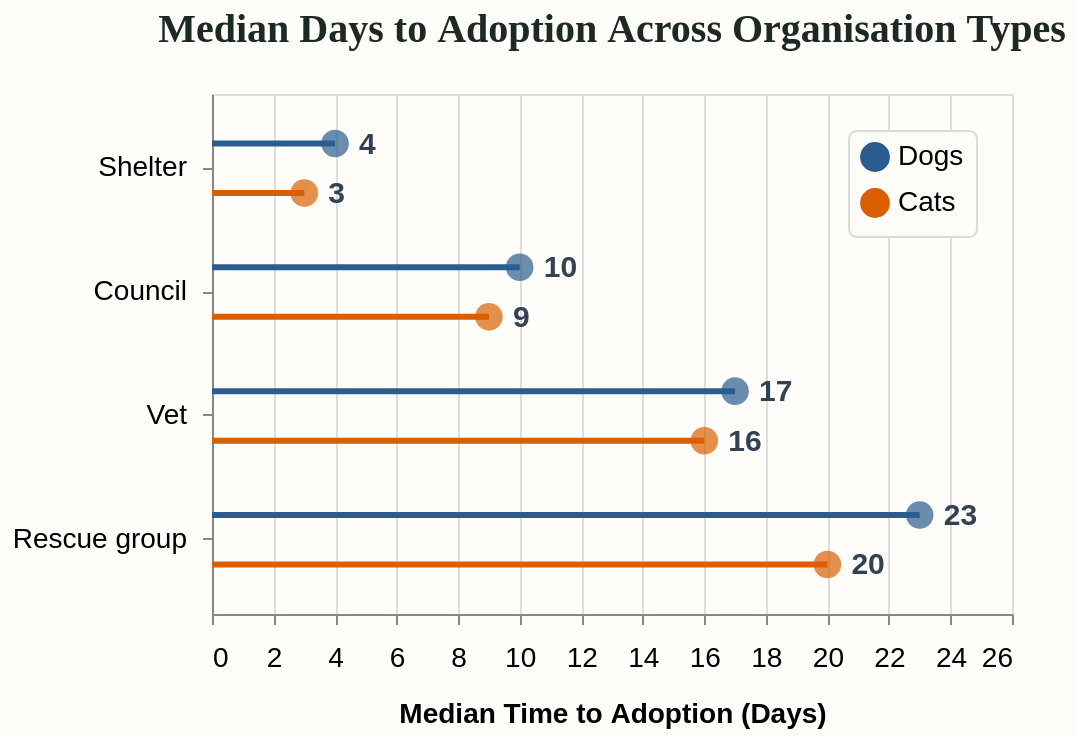

The Vega-Lite source for this figure:
### Vega-Lite specification from a JSON file in a GitHub repository (floating-point values rounded to 4 significant figures)
{"$schema": "https://vega.github.io/schema/vega-lite/v5.json", "background": "#fffdf9", "width": 400, "height": 260, "title": {"text": "Median Days to Adoption Across Organisation Types", "font": "DM Sans", "fontSize": 20, "fontWeight": 700, "color": "#1d2925", "offset": 22}, "data": {"values": [{"organisation": "Shelter", "animal": "Dogs", "median_tta": 4, "adoption_rate": 87}, {"organisation": "Shelter", "animal": "Cats", "median_tta": 3, "adoption_rate": 92}, {"organisation": "Council", "animal": "Dogs", "median_tta": 10, "adoption_rate": 84}, {"organisation": "Council", "animal": "Cats", "median_tta": 9, "adoption_rate": 90}, {"organisation": "Vet", "animal": "Dogs", "median_tta": 17, "adoption_rate": 87}, {"organisation": "Vet", "animal": "Cats", "median_tta": 16, "adoption_rate": 78}, {"organisation": "Rescue group", "animal": "Dogs", "median_tta": 23, "adoption_rate": 76}, {"organisation": "Rescue group", "animal": "Cats", "median_tta": 20, "adoption_rate": 77}]}, "encoding": {"y": {"field": "organisation", "type": "nominal", "title": null, "sort": ["Shelter", "Council", "Vet", "Rescue group"], "axis": {"labelFontSize": 14, "labelPadding": 8}}}, "layer": [{"mark": {"type": "rule", "strokeWidth": 3}, "encoding": {"yOffset": {"field": "animal", "sort": ["Dogs", "Cats"]}, "x": {"field": "median_tta", "type": "quantitative", "title": "Median Time to Adoption (Days)", "scale": {"domain": [0, 26]}, "axis": {"grid": true, "labelFontSize": 14, "titleFontSize": 14, "labelPadding": 10, "titlePadding": 14}}, "x2": {"value": 0}, "color": {"field": "animal", "type": "nominal", "scale": {"domain": ["Dogs", "Cats"], "range": ["#2b5c8f", "#d95f02"]}, "legend": {"title": null, "labelFontSize": 14, "symbolSize": 180, "orient": "top-right", "padding": 6, "fillColor": "#fffdf9", "strokeColor": "#d9ddd7", "cornerRadius": 4, "symbolType": "circle"}}, "tooltip": [{"field": "organisation", "type": "nominal", "title": "Organisation:"}, {"field": "animal", "type": "nominal", "title": "Pet:"}, {"field": "median_tta", "type": "quantitative", "title": "Median TTA (Days):"}, {"field": "adoption_rate", "type": "quantitative", "title": "Adoption Rate (%):"}]}}, {"mark": {"type": "point", "filled": true, "size": 190}, "encoding": {"yOffset": {"field": "animal", "sort": ["Dogs", "Cats"]}, "x": {"field": "median_tta", "type": "quantitative"}, "color": {"field": "animal", "type": "nominal", "scale": {"domain": ["Dogs", "Cats"], "range": ["#2b5c8f", "#d95f02"]}, "legend": null}, "tooltip": [{"field": "organisation", "type": "nominal", "title": "Organisation:"}, {"field": "animal", "type": "nominal", "title": "Pet:"}, {"field": "median_tta", "type": "quantitative", "title": "Median TTA (Days):"}, {"field": "adoption_rate", "type": "quantitative", "title": "Adoption Rate (%):"}]}}, {"mark": {"type": "text", "align": "left", "dx": 12, "fontSize": 15, "fontWeight": "bold"}, "encoding": {"yOffset": {"field": "animal", "sort": ["Dogs", "Cats"]}, "x": {"field": "median_tta", "type": "quantitative"}, "text": {"field": "median_tta", "type": "quantitative", "format": "d"}, "color": {"value": "#334155"}}}]}
